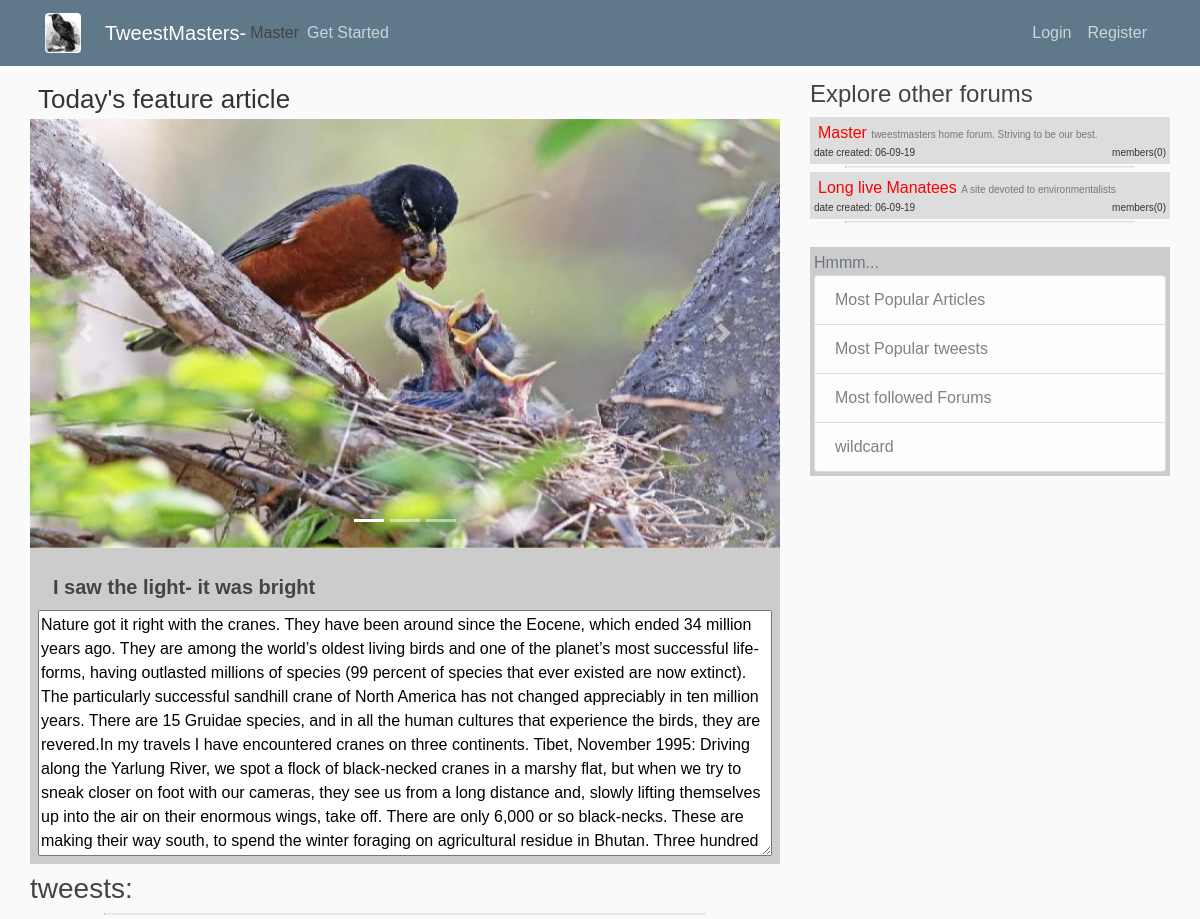
Page /home on the earlier database version.
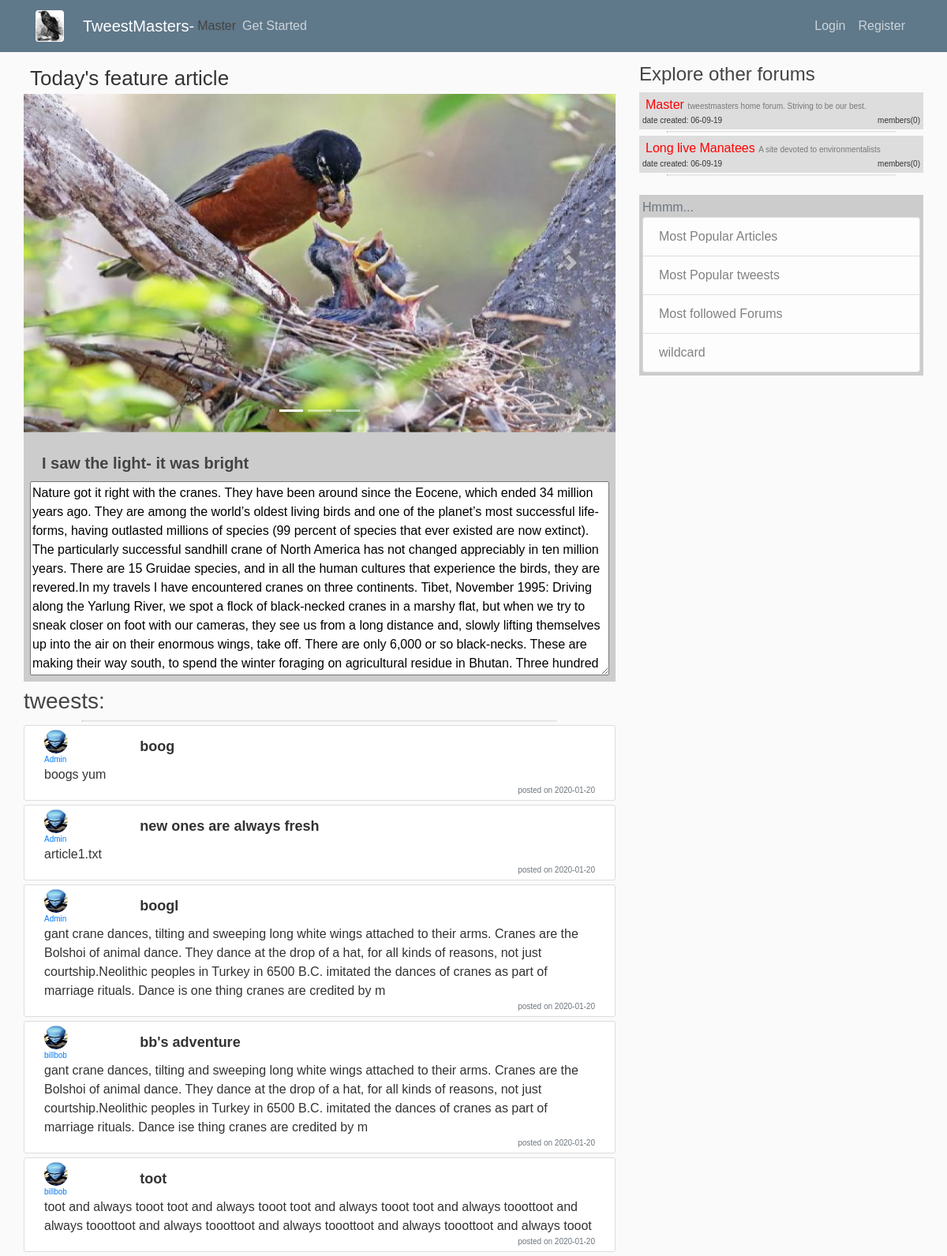
Same page on the later database version.
### tweestmaster/models.py (models this page shows, shortened)
class Forum(db.Model, UserMixin):
    id = db.Column(db.Integer, primary_key=True)
    name = db.Column(db.String(50),  nullable=False, unique=True)
    description = db.Column(db.String(200), nullable=False)
    picture = db.Column(db.String(100), nullable=False, default='default_landscape.jpg')
    date_created = db.Column(db.DateTime, nullable=False, default=datetime.utcnow)
    is_public = db.Column(db.Boolean, nullable=False, default=True)
    password = db.Column(db.String(50), nullable=False, default="password")
    leader_id = db.Column(db.Integer, db.ForeignKey('user.id'), nullable=False)
    articles = db.relationship("Article", backref='article_forum',lazy=True)
    tweests = db.relationship("Tweest", backref='tweest_forum', lazy=True)
    reviews = db.relationship("Review", backref="review_forum")

class ArticlePicture(db.Model, UserMixin):
    id = db.Column(db.Integer, primary_key=True)
    uri = db.Column(db.String(100), nullable=False, default='default.png')
    article_id = db.Column(db.Integer, db.ForeignKey("article.id"), nullable=False)

class Article(db.Model, UserMixin):
    id = db.Column(db.Integer, primary_key=True)
    title = db.Column(db.String(200), nullable=False, unique=True)
    content = db.Column(db.String(10000), nullable=False)
    date_created = db.Column(db.DateTime, nullable=False, default=datetime.utcnow)
    icon = db.Column(db.String(200), nullable=False, default='default.jpg')
    forum_id = db.Column(db.Integer, db.ForeignKey('forum.id'), nullable=False)
    user_id = db.Column(db.Integer, db.ForeignKey("user.id"), nullable=False)
    pics = db.relationship('ArticlePicture', backref='pic_article', lazy=True)
    sources = db.relationship("ArticleSource", backref="source_article", lazy=True)
    tweests = db.relationship("Tweest", backref="tweest_article", lazy=True)

class Tweest(db.Model, UserMixin):
    id = db.Column(db.Integer, primary_key=True)
    title = db.Column(db.String(50), nullable=False, unique=True)
    content = db.Column(db.String(1000), nullable=False, unique=True)
    date_created = db.Column(db.DateTime, nullable=False, default=datetime.utcnow)
    user_id = db.Column(db.Integer, db.ForeignKey("user.id"), nullable=False, default=1)
    forum_id = db.Column(db.Integer, db.ForeignKey("forum.id"), nullable=False, default=1)
    article_id = db.Column(db.Integer, db.ForeignKey("article.id"), nullable=False, default=1)
    sources = db.relationship("tweestsource", backref='source_tweest', lazy=True)
    reviews = db.relationship("Review", backref="review_tweest", lazy=True)

class User(db.Model, UserMixin):
    id = db.Column(db.Integer, primary_key=True)
    username = db.Column(db.String(30), nullable=False, unique=True)
    email = db.Column(db.String(100), nullable=False, unique=True)
    password = db.Column(db.String(40), nullable=False)
    image_file = db.Column(db.String(50), nullable=False, default='default.png')
    date_created = db.Column(db.DateTime, nullable=False, default=datetime.utcnow)
    reviews = db.relationship("Review", backref="review_user", lazy=True)
    tweests = db.relationship("Tweest", backref='tweest_user', lazy=True)
    articles = db.relationship("Article", backref="article_user")
    forums = db.relationship("Forum", secondary="memberships", lazy='subquery',
                             backref=db.backref("users", lazy=True))

### tweestmaster/main/routes.py (the view)
@main.route("/")
@main.route("/home", methods=['GET','POST'])
def home():
    admin_id = 1 # admin
    initial_forum_id = 1 # master
    current_article = Article.query.filter_by(forum_id=initial_forum_id).order_by(Article.id.desc()).first() # thus the newest article by admin
    article_id = current_article.id
    images = current_article.pics
    tweests_users = db.session.query(Tweest, User).join(User).filter(Tweest.article_id == current_article.id).order_by(Tweest.id.asc()).all()
    cfn = Forum.query.filter_by(id=session.get('current_forum_id',1)).first().name
    all_forums = Forum.query.all()
    all_articles = Article.query.order_by(Article.date_created.desc()).all()
    tweests_per_article = [len(e.tweests) for e in all_articles]
    sidebar_articles = zip(all_articles, tweests_per_article)
    session['current_user_id'] = 0 #unkown
    session['current_forum_id'] = 1 # master
    session['current_article_id'] = article_id # the id attribute of the feature article(int)
    arg_dic={
        "current_forum_name":cfn,
        "forums":all_forums,
        "filter":"articles",
        "title":"Welcome",
        "article_id":article_id,
        "article_images":images,
        "article_content":current_article.content,
        "article_title":current_article.title,
        "tweests_users":tweests_users,
        "legend":"get started",
        "num_tweests":len(tweests_users),
        "sidebar_articles": sidebar_articles, # a tuple
        "sidebar_forums":"booger",
        "current_article": session.get('current_article_id', 1), # default 1st article for display always
        "current_user": session.get("current_user_id", -1), # -1 is unkwown user
        "current_forum": session.get('current_forum_id', 1), # master
    }
    return render_template('main/home.html', data=arg_dic)

### tweestmaster/templates/main/home.html (shortened to what this page needs)
{% extends "layout-basic.html" %}
{% block main_header %}
<div>
  <span class="pl-2 headline">Today's feature article</span>
</div>
<div class="carousel" data-ride="carousel" id="carouselExampleIndicators">
  <ol class="carousel-indicators">
    <li class="active" data-slide-to="0" data-target="#carouselExampleIndicators"></li>
    <li data-slide-to="1" data-target="#carouselExampleIndicators"></li>
    <li data-slide-to="2" data-target="#carouselExampleIndicators"></li>
  </ol>
  <div class="carousel-inner">
    <div class="carousel-item active">
      <img alt="slide1"
           class="d-block w-100"
           src="{{ url_for('static', filename='article_images/' + data['article_images'][0].uri) }}">
    </div>
  </div>
  <a class="carousel-control-prev" data-slide="prev" href="#carouselExampleIndicators" role="button">
    <span aria-hidden="true" class="carousel-control-prev-icon"></span>
  </a>
  <a class="carousel-control-next" data-slide="next" href="#carouselExampleIndicators" role="button">
    <span aria-hidden="true" class="carousel-control-next-icon"></span>
  </a>
</div>
<div class="container pt-4" style="background:#cccccc;">
    <strong class="article-title-lg m-2">{{ data['article_title'] }}</strong>
  <div class="row">
    <textarea class="article-content m-2" cols="800" rows="10">{{ data['article_content'] }}</textarea>
  </div>
</div>
{% endblock %}
{% block main_content %}
<h3 class="pt-2">tweests:</h3>
<hr>
{% for tup in data['tweests_users'] %}
<article class="media content-section">
  <div class="container">
    <div class="row">
      <div class="col-sm-2">
        <img class="rounded-circle" id="mc-home-user_image"
             src="{{ url_for('static', filename='profile_pics/' + tup[1].image_file) }}">
        <div class="">
          <a class="article-sm-font float-left" href="{{ url_for('users.user', id=tup[1].id) }}">
            {{ tup[1].username }}</a>
        </div>
      </div>
      <div class="col-sm-10">
        <strong class="article-title-md">
          <a class="mt-2 float-left" href="{{ url_for('tweests.tweest', id=tup[0].id) }}" style="color:#333333;">{{
            tup[0].title }}
          </a>
        </strong>
      </div>
    </div>
    <div>
      <p class="article-content mb-0">{{ tup[0].content }}</p>
    </div>
    <div>
      <small class="text-muted float-right" style="font-size:10px;">
        <span>posted on <span>{{ tup[0].date_created.strftime('%Y-%m-%d') }}</span></span>
      </small>
    </div>
  </div>
</article>
{% endfor %}
{% endblock %}
{% block sidebar_header %}
{% include "sub/all_forums.html" %}
{% endblock %}
{% block sidebar_main %}
{% include "sub/sidebar_links.html" %}
{% endblock %}

### tweestmaster/templates/layout-basic.html (shortened to what this page needs)
<!DOCTYPE html>
<html>
<head>
    <link href="https://maxcdn.bootstrapcdn.com/bootstrap/4.0.0/css/bootstrap.min.css"
 rel="stylesheet">
    <link href="{{ url_for('static', filename='main.css') }}" rel="stylesheet" type="text/css">
</head>
<body class="container-fluid">
<header class="site-header">
    <nav class="navbar navbar-expand-md navbar-dark bg-steel fixed-top">
        <div class="container">
            <a class="navbar-brand mr-4" href="{{ url_for('main.home') }}">
                <img alt="Flower" class="rounded"
                     src="{{ url_for('static', filename='raven_tn.jpg')}}" title="White Flower">
            </a>
            {% if data["current_forum_name"] is defined %}
            <a class="navbar-brand mr-1" href="{{ url_for('main.home') }}">TweestMasters- </a>
            <span class="article-title muted">{{ data.get('current_forum_name') }}</span>
            {% else %}
            <a class="navbar-brand mr-1" href="{{ url_for('main.home') }}">TweestMasters</a>
            {% endif %}
            <div class="collapse navbar-collapse" id="navbarToggle">
                {% if current_user.is_authenticated %}
                <div class="navbar-nav ml-auto">
                    <a class="nav-item nav-link"
                       href="{{ url_for('tweests.new_tweest', article_id=session.get('current_article_id', 1)) }}">Create
                        Tweest</a>
                    <a class="nav-item nav-link"
                       href="{{ url_for('users.user', id=current_user.id) }}">My Catalog</a>
                    <a class="nav-item nav-link" href="{{ url_for('users.logout') }}">Logout</a>
                </div>
                {% else %}
                <div class="navbar-nav mr-auto">
                    <a class="nav-item nav-link getclass" href="{{ url_for('main.get_started') }}">Get Started</a>
                </div>
                <div class="navbar-nav ml-auto">
                    <a class="nav-item nav-link" href="{{ url_for('users.login')  }}">Login</a>
                    <a class="nav-item nav-link" href="{{ url_for('users.register') }}">Register</a>
                    {% endif %}
                </div>
            </div>
        </div>
    </nav>
</header>
<main class="container-fluid">
    <div class="row">
        <div class="col-md-8">
            <div>
                {% block main_header %}
                {% endblock %}
                {% block main_content %}
                {% endblock %}
            </div>
        </div>
        <div class="col-md-4">
            <div>
                {% block sidebar_header %}
                {% endblock %}
                {% block sidebar_main %}
                {% endblock %}
            </div>
        </div>
    </div>
</main>
</body>
</html>

### tweestmaster/templates/sub/all_forums.html (shortened to what this page needs)
<div>
    <h4>Explore other forums</h4>
    {% for forum in data['forums'] %}
    <div class="p-1" style="background-color:#dddddd;">
        <div class="p-1" style="color:#777777;line-height:1.0;">
            <a style="color:red;" href="{{ url_for('forums.show', id=forum.id) }}">{{ forum.name }}</a>
            <span class="article-sm-font">  {{ forum.description }}</span>
        </div>
        <div class="article-sm-font">date created: {{ forum.date_created.strftime('%m-%d-%y') }}
            <span class="float-right">members({{ forum.users|count }})</span>
        </div>
    </div>
    <hr>
    {% endfor %}
</div>

### tweestmaster/templates/sub/sidebar_links.html
<div class="p-1" style="background-color:#cccccc;">
  <div class='text-muted'>Hmmm...</div>
  <div >
  <ul class="list-group">
    <li class="list-group-item list-group-item-light">Most Popular Articles</li>
    <li class="list-group-item list-group-item-light">Most Popular tweests</li>
    <li class="list-group-item list-group-item-light">Most followed Forums</li>
    <li class="list-group-item list-group-item-light">wildcard</li>
  </ul>
</div>
</div>

### tweestmaster/static/main.css (style rules this page uses)
body { background: #fafafa; font-family: arial; color: #333333; margin-top: 5rem; }
h1, h2, h3, h4, h5, h6 { color: #444444; }
hr { display: block; width: 80%; margin-left: auto; margin-right: auto; overflow: hidden; border-style: inset; border-width: 1px; margin-bottom:4px; margin-top:2px; color:#ccccc3; }
.bg-steel { background-color: #5f788a; }
.site-header .navbar-nav .nav-link { color: #cbd5db; }
.content-section { background: #ffffff; padding: 5px 10px; border: 1px solid #dddddd; border-radius: 3px; margin-bottom: 5px; }
.article-title { color: #444444; font-size: 16px; font-style: bold; }
.article-title-md { color: #444444; font-size: 18px; font-style: bold; }
.article-title-lg { color: #444444; font-size: 20px; font-style: bold; }
.article-sm-font { font-size: 10px; }
.headline { font-size: 26px; }
#mc-home-user_image { height:30px; width:30px; }

Differences in the rows shown:
added Tweest: image_file (placeholder picture), username "Admin", title "boog", content "boogs yum", date_created "2020-01-20"
added Tweest: image_file (placeholder picture), username "Admin", title "new ones are always fresh", content "article1.txt", date_created "2020-01-20"
added Tweest: image_file (placeholder picture), username "Admin", title "boogl", content "gant crane dances, tilting and sweeping long white wings attached to their arms. Cranes are the Bolshoi of animal dance. They dance at the drop of a hat, for all kinds of reasons, not just courtship.Neolithic peoples in Turkey in 6500 B.C. imitated the dances of cranes as part of marriage rituals. Dance is one thing cranes are credited by m", date_created "2020-01-20"
added Tweest: image_file (placeholder picture), username "billbob", title "bb's adventure", content "gant crane dances, tilting and sweeping long white wings attached to their arms. Cranes are the Bolshoi of animal dance. They dance at the drop of a hat, for all kinds of reasons, not just courtship.Neolithic peoples in Turkey in 6500 B.C. imitated the dances of cranes as part of marriage rituals. Dance ise thing cranes are credited by m", date_created "2020-01-20"
added Tweest: image_file (placeholder picture), username "billbob", title "toot", content "toot and always tooot toot and always tooot toot and always tooot toot and always tooottoot and always tooottoot and always tooottoot and always tooottoot and always tooottoot and always tooot", date_created "2020-01-20"
